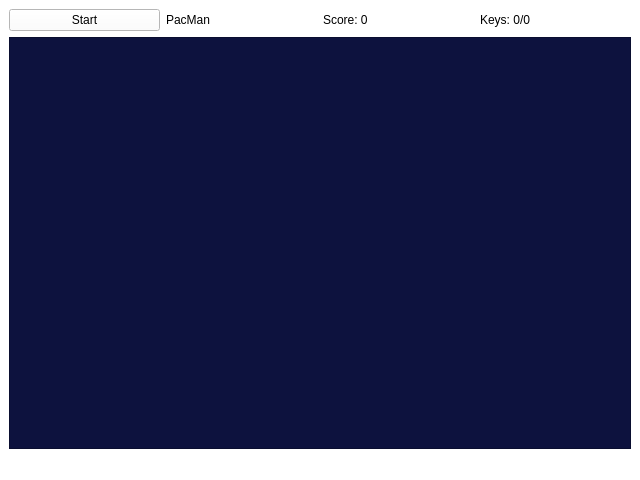
<?xml version="1.0" encoding="UTF-8"?>
<ui version="4.0">
 <class>GameWindow</class>
 <widget class="QMainWindow" name="GameWindow">
  <property name="geometry">
   <rect>
    <x>0</x>
    <y>0</y>
    <width>640</width>
    <height>480</height>
   </rect>
  </property>
  <property name="windowTitle">
   <string>PacMan</string>
  </property>
  <property name="styleSheet">
   <string notr="true">QMainWindow{
background-color:rgb(0, 0, 0);
}
* {
    background-color: rgb(255, 255, 255);
}</string>
  </property>
  <widget class="QWidget" name="centralwidget">
   <layout class="QVBoxLayout" name="verticalLayout">
    <item>
     <layout class="QHBoxLayout" name="horizontalLayout">
      <item>
       <widget class="QPushButton" name="startButton">
        <property name="text">
         <string>Start</string>
        </property>
       </widget>
      </item>
      <item>
       <widget class="QLabel" name="label_2">
        <property name="text">
         <string>PacMan</string>
        </property>
       </widget>
      </item>
      <item>
       <widget class="QLabel" name="label">
        <property name="text">
         <string>Score: 0</string>
        </property>
       </widget>
      </item>
      <item>
       <widget class="QLabel" name="label_3">
        <property name="text">
         <string>Keys: 0/0</string>
        </property>
       </widget>
      </item>
     </layout>
    </item>
    <item>
     <widget class="QGraphicsView" name="graphicsView">
      <property name="styleSheet">
       <string notr="true">background-color: rgb(13, 18, 62);</string>
      </property>
     </widget>
    </item>
   </layout>
  </widget>
  <widget class="QMenuBar" name="menubar">
   <property name="geometry">
    <rect>
     <x>0</x>
     <y>0</y>
     <width>640</width>
     <height>19</height>
    </rect>
   </property>
  </widget>
  <widget class="QStatusBar" name="statusbar"/>
 </widget>
 <resources/>
 <connections/>
</ui>
